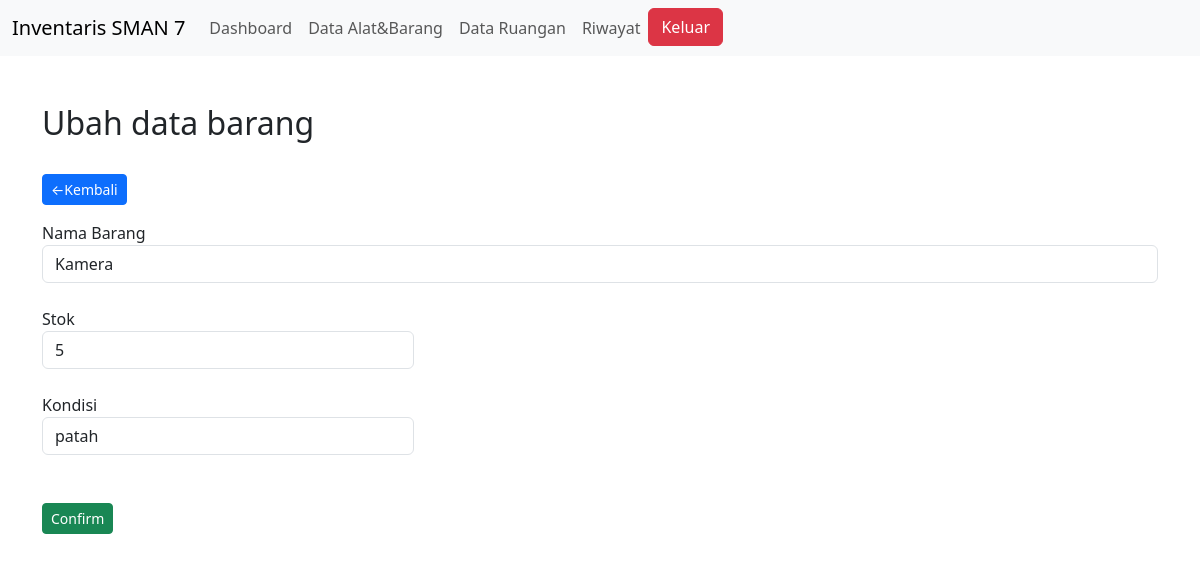
Page /admin/data-barang.php?p=edit-barang&id=1 on the committed database.
### tables this page shows
CREATE TABLE `barang` (
  `id_barang` int(11) NOT NULL,
  `nama_barang` varchar(20) NOT NULL,
  `stok` int(100) NOT NULL,
  `kondisi` varchar(10) NOT NULL
);

### admin/view/edit-barang.php (the view, shortened to what this page needs)
<div class="container mt-5">
    <h2>Ubah data barang</h2>
    <br>
    <a href="data-barang.php" class="btn btn-primary btn-sm float-left">&larr;Kembali</a>
    <?php
    $barang = $conn->query("SELECT * FROM barang WHERE id_barang = '$_GET[id]'");
    $data=$barang->fetch_assoc();
    ?>
    <form action="../../../inventaris7/proses/proses-ubah-barang.php" method="post" class="mt-3 " autocomplete="off">
        <div class="form-group">
            <label> Nama Barang</label>
            <input type="text" name="nama_barang" placeholder="<?=$data['nama_barang']?>" class="form-control"
            required value="<?=$data['nama_barang']?>">
        </div>
            <div class="col-md-4 mt-4">
            <div class="form-group">
            <label> Stok</label>
            <input type="text" name="stok" placeholder="<?=$data['stok']?>" class="form-control"
            required value="<?=$data['stok']?>">
        </div>
            </div>
            <div class="col-md-4 mt-4">
            <div class="form-group">
            <label> Kondisi</label>
            <input type="text" name="kondisi" placeholder="<?=$data['kondisi']?>" class="form-control"
            required value="<?=$data['kondisi']?>">
        </div>
        </div>
        <div class="col-md-4 mt-5">
            <button type="submit" name="simpan" class="btn btn-success btn-sm">Confirm</button>
        </div>
    </form>
</div>

### rows in the picture
barang: nama_barang "Kamera", stok "5", kondisi "patah"
